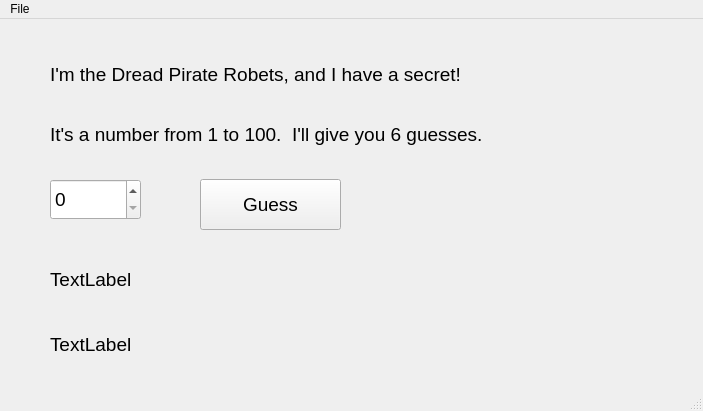
<?xml version="1.0" encoding="UTF-8"?>
<ui version="4.0">
 <class>MainWindow</class>
 <widget class="QMainWindow" name="MainWindow">
  <property name="geometry">
   <rect>
    <x>0</x>
    <y>0</y>
    <width>703</width>
    <height>411</height>
   </rect>
  </property>
  <property name="windowTitle">
   <string>NumberGuess</string>
  </property>
  <widget class="QWidget" name="centralwidget">
   <widget class="QLabel" name="label1">
    <property name="geometry">
     <rect>
      <x>50</x>
      <y>40</y>
      <width>501</width>
      <height>31</height>
     </rect>
    </property>
    <property name="font">
     <font>
      <pointsize>14</pointsize>
     </font>
    </property>
    <property name="text">
     <string>I'm the Dread Pirate Robets, and I have a secret!</string>
    </property>
   </widget>
   <widget class="QLabel" name="label">
    <property name="geometry">
     <rect>
      <x>50</x>
      <y>100</y>
      <width>531</width>
      <height>31</height>
     </rect>
    </property>
    <property name="font">
     <font>
      <pointsize>14</pointsize>
     </font>
    </property>
    <property name="text">
     <string>It's a number from 1 to 100.  I'll give you 6 guesses.</string>
    </property>
   </widget>
   <widget class="QSpinBox" name="spinBox1">
    <property name="geometry">
     <rect>
      <x>50</x>
      <y>160</y>
      <width>91</width>
      <height>41</height>
     </rect>
    </property>
    <property name="font">
     <font>
      <pointsize>14</pointsize>
     </font>
    </property>
    <property name="maximum">
     <number>100</number>
    </property>
   </widget>
   <widget class="QPushButton" name="btnGuess">
    <property name="geometry">
     <rect>
      <x>200</x>
      <y>160</y>
      <width>141</width>
      <height>51</height>
     </rect>
    </property>
    <property name="font">
     <font>
      <pointsize>14</pointsize>
     </font>
    </property>
    <property name="text">
     <string>Guess</string>
    </property>
   </widget>
   <widget class="QLabel" name="lblMessage">
    <property name="geometry">
     <rect>
      <x>50</x>
      <y>240</y>
      <width>571</width>
      <height>41</height>
     </rect>
    </property>
    <property name="font">
     <font>
      <pointsize>14</pointsize>
     </font>
    </property>
    <property name="text">
     <string>TextLabel</string>
    </property>
   </widget>
   <widget class="QLabel" name="lblStatus">
    <property name="geometry">
     <rect>
      <x>50</x>
      <y>300</y>
      <width>471</width>
      <height>51</height>
     </rect>
    </property>
    <property name="font">
     <font>
      <pointsize>14</pointsize>
     </font>
    </property>
    <property name="text">
     <string>TextLabel</string>
    </property>
   </widget>
  </widget>
  <widget class="QStatusBar" name="statusbar"/>
  <widget class="QMenuBar" name="menuBar">
   <property name="geometry">
    <rect>
     <x>0</x>
     <y>0</y>
     <width>703</width>
     <height>21</height>
    </rect>
   </property>
   <widget class="QMenu" name="menuExit">
    <property name="title">
     <string>File</string>
    </property>
    <addaction name="actionExit"/>
   </widget>
   <addaction name="menuExit"/>
  </widget>
  <action name="actionExit">
   <property name="text">
    <string>E&amp;xit</string>
   </property>
  </action>
 </widget>
 <resources/>
 <connections/>
</ui>
